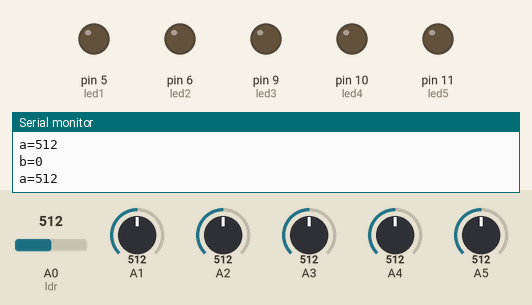
A sketch run on a simulated Arduino Uno, built with avr-gcc and run on an emulated ATmega328P. Shown: output pins drawn as LEDs (lit = HIGH), the last lines printed to the serial monitor. The inputs (shaded band) are chosen by the test bench; at power-on: A0 (ldr) = 512, A2 = 512, A1 = 512, A3 = 512, A4 = 512, A5 = 512.

Above: at 1.2 s.
1.3 s: A0 (ldr) set to 317
2.8 s: A0 (ldr) set to 286
At 3.1 s:
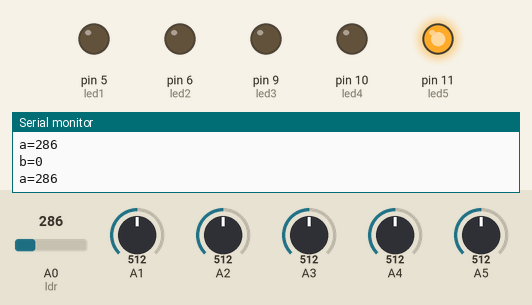
4.3 s: A0 (ldr) set to 306
At 4.6 s:
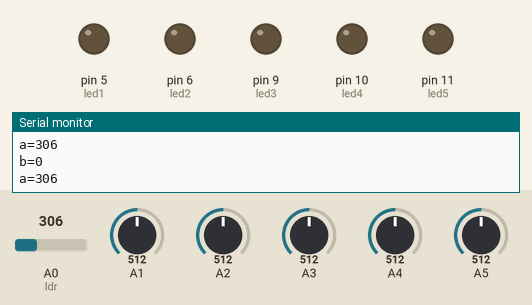
5.8 s: A0 (ldr) set to 290
At 6.8 s:
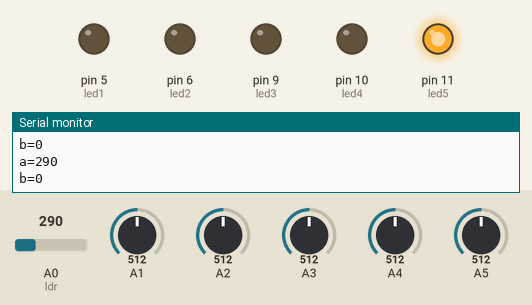
7.3 s: A2 set to 483
At 7.9 s:
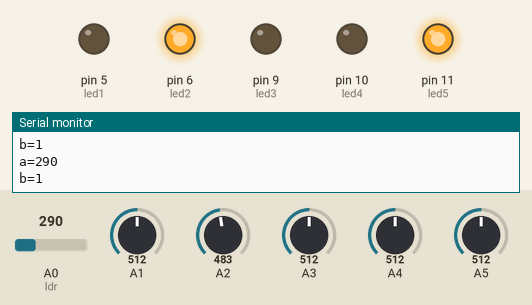
8.8 s: A1 set to 486
At 10.2 s:
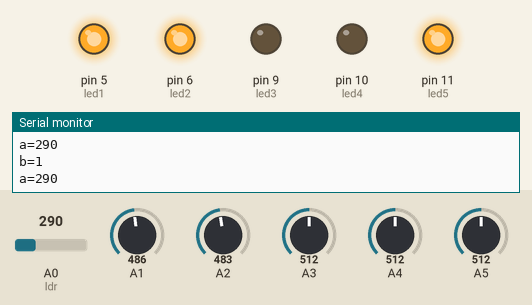
Timing chart, 0 to 11.3 s (numbered marks = the images above; inputs shaded):
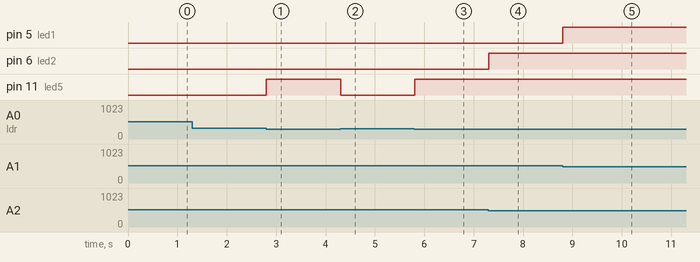

The sketch:

HybridMode.ino
```cpp
int led3=9;
int led2=6;
int led1 =5;
int led4=10;
int ldr=A0;
int led5=11;
void setup() {
Serial.begin (9600);
//pinMode (led3,OUTPUT);
pinMode (led2,OUTPUT);
pinMode (led1,OUTPUT);
pinMode (led3,OUTPUT);
pinMode (led4,OUTPUT);
pinMode (led5,OUTPUT);
pinMode (ldr,INPUT);
}

void loop() {
int det=500;
static int a=0,b=0,c=0,d=0,a1=0,b1=0,flag=0,flag1=0,flag2=0,flag3=0,flag4=0,e=0,f=0,c1,d1,d3;
b=0;
if(analogRead(ldr)<300){
  digitalWrite(led5,HIGH);
if(analogRead(A1)<det && flag==0)
{digitalWrite(led1,HIGH);
  a++;
  if(a<1)
{a=1;
  }
flag=1;
a1=1000;
}
else{
  if(analogRead(A1)>=det)
  {
    flag=0;
    a1--;
    if(a1==0||a<=0)
    {a=0;
      digitalWrite(led1,LOW);
    }
    }
}
if(analogRead(A2)<det && flag1==0)
{ c++;
if(c<1)
{c=1;
}
  digitalWrite(led2,HIGH);
 a--;
 flag1=1;
  b1=1000;
  }
  else
  {
  if(analogRead(A2)>=det)
{flag1=0;
      b1--;
      if(b1==0||c<=0)
      {c=0;
        digitalWrite(led2,LOW);
      }
    }
  }
if(analogRead(A3)<det && flag2==0)
{ d++;
if(d<1)
{d=1;
}
  digitalWrite(led3,HIGH);
 c--;
 flag2=1;
  c1=1000;
  }
  else
  {
  if(analogRead(A3)>=det)
{flag2=0;
      c1--;
      if(c1==0||d<=0)
      {d=0;
        digitalWrite(led3,LOW);
      }
    }
  }
if(analogRead(A4)<det && flag3==0)
{ e++;
if(e<1)
{e=1;
}
  digitalWrite(led4,HIGH);
 d--;
 flag3=1;
  d1=1000;
  }
  else
  {
  if(analogRead(A4)>=det)
{flag3=0;
      d1--;
      if(d1==0||e<=0)
      {e=0;
        digitalWrite(led4,LOW);
      }
    }
  }
  if(analogRead(A5)<det&&flag4==0)
  {
    e--;
    flag4=1;
    }
    else{
      if(analogRead(A5)>=det)
      {flag4=0;
       }
      }
}
else{
   digitalWrite(led5,LOW);

      digitalWrite(led4,LOW);
      digitalWrite(led3,LOW);
      digitalWrite(led2,LOW);
      digitalWrite(led1,LOW);
}
    Serial.print("a=");
    Serial.println(analogRead(ldr));
    Serial.print("b=");
    Serial.println(c);
delay(10);
}
```

Measured:
- the behaviour switches between 300 and 299 on A0 (ldr) (found by bisection; images 0 and 1)
- the behaviour switches between 500 and 499 on A2 (found by bisection; images 3 and 4)
- the behaviour switches between 500 and 499 on A1 (found by bisection; images 4 and 5)
- after the input at 2.8 s, pin 11 (led5): LOW → HIGH at once
- after the input at 4.3 s, pin 11 (led5): HIGH → LOW at once
- after the input at 5.8 s, pin 11 (led5): LOW → HIGH at once
- after the input at 7.3 s, pin 6 (led2): LOW → HIGH at once
- after the input at 8.8 s, pin 5 (led1): LOW → HIGH at once
